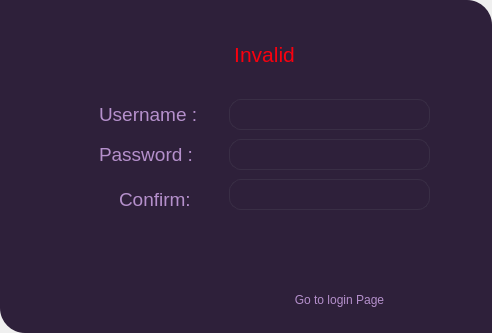
<?xml version="1.0" encoding="UTF-8"?>
<ui version="4.0">
 <class>MainWindow</class>
 <widget class="QMainWindow" name="MainWindow">
  <property name="geometry">
   <rect>
    <x>0</x>
    <y>0</y>
    <width>492</width>
    <height>333</height>
   </rect>
  </property>
  <property name="minimumSize">
   <size>
    <width>492</width>
    <height>333</height>
   </size>
  </property>
  <property name="maximumSize">
   <size>
    <width>492</width>
    <height>333</height>
   </size>
  </property>
  <property name="windowTitle">
   <string>MainWindow</string>
  </property>
  <widget class="QWidget" name="centralwidget">
   <layout class="QGridLayout" name="gridLayout">
    <property name="leftMargin">
     <number>0</number>
    </property>
    <property name="topMargin">
     <number>0</number>
    </property>
    <property name="rightMargin">
     <number>0</number>
    </property>
    <property name="bottomMargin">
     <number>0</number>
    </property>
    <property name="spacing">
     <number>0</number>
    </property>
    <item row="0" column="0">
     <widget class="QFrame" name="frame">
      <property name="styleSheet">
       <string notr="true">border:none;
background-color: rgb(46, 32, 58);
border-top-right-radius:25px ;
border-bottom-left-radius:25px;</string>
      </property>
      <property name="frameShape">
       <enum>QFrame::StyledPanel</enum>
      </property>
      <property name="frameShadow">
       <enum>QFrame::Raised</enum>
      </property>
      <layout class="QGridLayout" name="gridLayout_2">
       <item row="0" column="0">
        <widget class="QStackedWidget" name="stackedWidget">
         <property name="currentIndex">
          <number>1</number>
         </property>
         <widget class="QWidget" name="pg_login">
          <widget class="QLineEdit" name="login_user">
           <property name="geometry">
            <rect>
             <x>190</x>
             <y>100</y>
             <width>191</width>
             <height>31</height>
            </rect>
           </property>
           <property name="styleSheet">
            <string notr="true">/*background-color: rgb(57, 46, 69); */
border: 1px solid rgb(57, 46, 69);
border-radius: 12px;
color :#B48FCB;</string>
           </property>
           <property name="text">
            <string/>
           </property>
          </widget>
          <widget class="QLineEdit" name="login_passwd">
           <property name="geometry">
            <rect>
             <x>190</x>
             <y>140</y>
             <width>191</width>
             <height>31</height>
            </rect>
           </property>
           <property name="acceptDrops">
            <bool>true</bool>
           </property>
           <property name="styleSheet">
            <string notr="true">/*background-color: rgb(57, 46, 69); */
border: 1px solid rgb(57, 46, 69);
border-radius: 12px;
color: #B48FCB;</string>
           </property>
           <property name="text">
            <string/>
           </property>
           <property name="echoMode">
            <enum>QLineEdit::Password</enum>
           </property>
          </widget>
          <widget class="QPushButton" name="btn_login">
           <property name="geometry">
            <rect>
             <x>70</x>
             <y>210</y>
             <width>311</width>
             <height>41</height>
            </rect>
           </property>
           <property name="styleSheet">
            <string notr="true">QPushButton{
background-color: rgb(46, 32, 58);
border:none;
border-radius: 10px;
}
QPushButton:hover{
	background-color: rgb(57, 46, 69);
}
QPushButton:pressed{
	background-color: rgb(112, 0, 132);
}</string>
           </property>
           <property name="text">
            <string/>
           </property>
           <property name="icon">
            <iconset>
             <normaloff>icons/cil-user.png</normaloff>icons/cil-user.png</iconset>
           </property>
           <property name="iconSize">
            <size>
             <width>25</width>
             <height>25</height>
            </size>
           </property>
          </widget>
          <widget class="QLabel" name="label_3">
           <property name="geometry">
            <rect>
             <x>70</x>
             <y>140</y>
             <width>111</width>
             <height>31</height>
            </rect>
           </property>
           <property name="text">
            <string>&lt;html&gt;&lt;head/&gt;&lt;body&gt;&lt;p&gt;&lt;span style=&quot; font-size:14pt; color:#b590cc;&quot;&gt;Password :&lt;/span&gt;&lt;/p&gt;&lt;/body&gt;&lt;/html&gt;</string>
           </property>
          </widget>
          <widget class="QPushButton" name="btn_to_create">
           <property name="geometry">
            <rect>
             <x>150</x>
             <y>180</y>
             <width>141</width>
             <height>21</height>
            </rect>
           </property>
           <property name="styleSheet">
            <string notr="true">color : #B48FCB;</string>
           </property>
           <property name="text">
            <string>create an account</string>
           </property>
          </widget>
          <widget class="QLabel" name="label_2">
           <property name="geometry">
            <rect>
             <x>70</x>
             <y>100</y>
             <width>111</width>
             <height>31</height>
            </rect>
           </property>
           <property name="text">
            <string>&lt;html&gt;&lt;head/&gt;&lt;body&gt;&lt;p&gt;&lt;span style=&quot; font-size:14pt; color:#b590cc;&quot;&gt;Username :&lt;/span&gt;&lt;/p&gt;&lt;/body&gt;&lt;/html&gt;</string>
           </property>
          </widget>
          <widget class="QPushButton" name="btn_exit">
           <property name="geometry">
            <rect>
             <x>0</x>
             <y>0</y>
             <width>31</width>
             <height>31</height>
            </rect>
           </property>
           <property name="styleSheet">
            <string notr="true">QPushButton{
background-color: rgb(46, 32, 58);
border:none;
border-radius:  12px;
}
QPushButton:hover{
	background-color: rgb(187, 33, 88);
}

QPushButton:pressed{
	background-color: rgb(227, 4, 4);
}</string>
           </property>
           <property name="text">
            <string/>
           </property>
           <property name="icon">
            <iconset>
             <normaloff>icons/x.png</normaloff>icons/x.png</iconset>
           </property>
           <property name="iconSize">
            <size>
             <width>20</width>
             <height>20</height>
            </size>
           </property>
          </widget>
          <widget class="QLabel" name="invalid">
           <property name="geometry">
            <rect>
             <x>80</x>
             <y>40</y>
             <width>311</width>
             <height>51</height>
            </rect>
           </property>
           <property name="text">
            <string>&lt;html&gt;&lt;head/&gt;&lt;body&gt;&lt;p align=&quot;center&quot;&gt;&lt;span style=&quot; font-family:'SFMono-Regular','Consolas','Liberation Mono','Menlo','monospace'; font-size:16pt; color:#f9000e;&quot;&gt;Invalid&lt;/span&gt;&lt;/p&gt;&lt;/body&gt;&lt;/html&gt;</string>
           </property>
          </widget>
         </widget>
         <widget class="QWidget" name="pg_create">
          <widget class="QPushButton" name="btn_creat">
           <property name="geometry">
            <rect>
             <x>90</x>
             <y>230</y>
             <width>331</width>
             <height>41</height>
            </rect>
           </property>
           <property name="styleSheet">
            <string notr="true">QPushButton{
background-color: rgb(46, 32, 58);
border:none;
}
QPushButton:hover{
	background-color: rgb(57, 46, 69);
}
QPushButton:pressed{
	background-color: rgb(112, 0, 132);
}</string>
           </property>
           <property name="text">
            <string/>
           </property>
           <property name="icon">
            <iconset>
             <normaloff>icons/cil-user-follow.png</normaloff>icons/cil-user-follow.png</iconset>
           </property>
           <property name="iconSize">
            <size>
             <width>25</width>
             <height>25</height>
            </size>
           </property>
          </widget>
          <widget class="QLabel" name="label_5">
           <property name="geometry">
            <rect>
             <x>90</x>
             <y>90</y>
             <width>121</width>
             <height>31</height>
            </rect>
           </property>
           <property name="text">
            <string>&lt;html&gt;&lt;head/&gt;&lt;body&gt;&lt;p&gt;&lt;span style=&quot; font-size:14pt; color:#b590cc;&quot;&gt;Username :&lt;/span&gt;&lt;/p&gt;&lt;/body&gt;&lt;/html&gt;</string>
           </property>
          </widget>
          <widget class="QLineEdit" name="creat_user">
           <property name="geometry">
            <rect>
             <x>220</x>
             <y>90</y>
             <width>201</width>
             <height>31</height>
            </rect>
           </property>
           <property name="styleSheet">
            <string notr="true">/*background-color: rgb(57, 46, 69); */
border: 1px solid rgb(57, 46, 69);
border-radius: 12px;
color :#B48FCB;</string>
           </property>
           <property name="text">
            <string/>
           </property>
          </widget>
          <widget class="QLineEdit" name="creat_passwd1">
           <property name="geometry">
            <rect>
             <x>220</x>
             <y>130</y>
             <width>201</width>
             <height>31</height>
            </rect>
           </property>
           <property name="styleSheet">
            <string notr="true">/*background-color: rgb(57, 46, 69); */
border: 1px solid rgb(57, 46, 69);
border-radius: 12px;
color :#B48FCB;</string>
           </property>
           <property name="text">
            <string/>
           </property>
           <property name="echoMode">
            <enum>QLineEdit::Password</enum>
           </property>
          </widget>
          <widget class="QLabel" name="label_6">
           <property name="geometry">
            <rect>
             <x>90</x>
             <y>130</y>
             <width>121</width>
             <height>31</height>
            </rect>
           </property>
           <property name="text">
            <string>&lt;html&gt;&lt;head/&gt;&lt;body&gt;&lt;p&gt;&lt;span style=&quot; font-size:14pt; color:#b590cc;&quot;&gt;Password :&lt;/span&gt;&lt;/p&gt;&lt;/body&gt;&lt;/html&gt;</string>
           </property>
          </widget>
          <widget class="QLineEdit" name="creat_passwd2">
           <property name="geometry">
            <rect>
             <x>220</x>
             <y>170</y>
             <width>201</width>
             <height>31</height>
            </rect>
           </property>
           <property name="styleSheet">
            <string notr="true">/*background-color: rgb(57, 46, 69); */
border: 1px solid rgb(57, 46, 69);
border-radius: 12px;
color :#B48FCB;</string>
           </property>
           <property name="text">
            <string/>
           </property>
           <property name="echoMode">
            <enum>QLineEdit::Password</enum>
           </property>
          </widget>
          <widget class="QLabel" name="label_7">
           <property name="geometry">
            <rect>
             <x>110</x>
             <y>170</y>
             <width>91</width>
             <height>41</height>
            </rect>
           </property>
           <property name="styleSheet">
            <string notr="true">QPushButton{
word-wrap: normal;
}</string>
           </property>
           <property name="text">
            <string>&lt;html&gt;&lt;head/&gt;&lt;body&gt;&lt;p&gt;&lt;span style=&quot; font-size:14pt; color:#b590cc;&quot;&gt;Confirm:&lt;/span&gt;&lt;/p&gt;&lt;/body&gt;&lt;/html&gt;</string>
           </property>
          </widget>
          <widget class="QPushButton" name="go_to_login">
           <property name="geometry">
            <rect>
             <x>260</x>
             <y>280</y>
             <width>141</width>
             <height>21</height>
            </rect>
           </property>
           <property name="styleSheet">
            <string notr="true">color : #B48FCB;</string>
           </property>
           <property name="text">
            <string>Go to login Page</string>
           </property>
          </widget>
          <widget class="QLabel" name="invalid1">
           <property name="geometry">
            <rect>
             <x>100</x>
             <y>20</y>
             <width>311</width>
             <height>51</height>
            </rect>
           </property>
           <property name="text">
            <string>&lt;html&gt;&lt;head/&gt;&lt;body&gt;&lt;p align=&quot;center&quot;&gt;&lt;span style=&quot; font-family:'SFMono-Regular','Consolas','Liberation Mono','Menlo','monospace'; font-size:16pt; color:#f9000e;&quot;&gt;Invalid&lt;/span&gt;&lt;/p&gt;&lt;/body&gt;&lt;/html&gt;</string>
           </property>
          </widget>
         </widget>
        </widget>
       </item>
      </layout>
     </widget>
    </item>
   </layout>
  </widget>
 </widget>
 <resources/>
 <connections/>
</ui>
